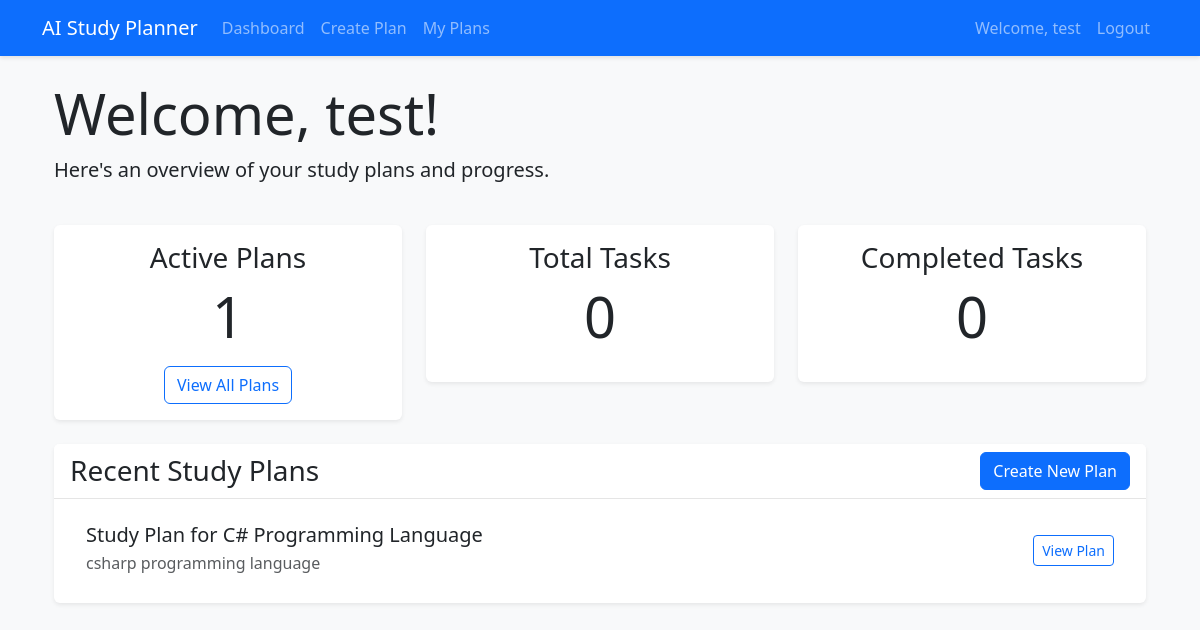
Page /dashboard (signed in) on the committed database.
### app/models/user.py (models this page shows, shortened)
class User(UserMixin, db.Model):
    id = db.Column(db.Integer, primary_key=True)
    username = db.Column(db.String(64), unique=True, nullable=False)
    email = db.Column(db.String(120), unique=True, nullable=False)
    password_hash = db.Column(db.String(128))
    study_plans = db.relationship('StudyPlan', backref='user', lazy=True)

### app/models/study_plan.py (models this page shows)
class StudyPlan(db.Model):
    id = db.Column(db.Integer, primary_key=True)
    title = db.Column(db.String(100), nullable=False)
    subject = db.Column(db.String(100), nullable=False)
    description = db.Column(db.Text)
    created_at = db.Column(db.DateTime, default=datetime.utcnow)
    user_id = db.Column(db.Integer, db.ForeignKey('user.id'), nullable=False)
    tasks = db.relationship('StudyTask', backref='study_plan', lazy=True)

### app/routes/main.py (the view)
@bp.route('/dashboard')
@login_required
def dashboard():
    return render_template('dashboard.html', user=current_user)

### app/models/user.py (called while the page is built)
@login_manager.user_loader
def load_user(id):
    return User.query.get(int(id))

### app/templates/dashboard.html (shortened to what this page needs)
{% extends "base.html" %}
{% block content %}
<div class="container">
    <div class="row mb-4">
        <div class="col-md-12">
            <h1 class="display-4">Welcome, {{ user.username }}!</h1>
            <p class="lead">Here's an overview of your study plans and progress.</p>
        </div>
    </div>
    <div class="row mb-4">
        <div class="col-md-4">
            <div class="card border-0 shadow-sm">
                <div class="card-body text-center">
                    <h3 class="card-title">Active Plans</h3>
                    <p class="display-4">{{ user.study_plans|length }}</p>
                    <a href="{{ url_for('study_planner.list_plans') }}" class="btn btn-outline-primary">View All Plans</a>
                </div>
            </div>
        </div>
        <div class="col-md-4">
            <div class="card border-0 shadow-sm">
                <div class="card-body text-center">
                    <h3 class="card-title">Total Tasks</h3>
                    <p class="display-4">
                    {% set total_tasks = 0 %}
                    {% for plan in user.study_plans %}
                        {% set total_tasks = total_tasks + plan.tasks|length %}
                    {% endfor %}
                    {{ total_tasks }}
                    </p>
                </div>
            </div>
        </div>
        <div class="col-md-4">
            <div class="card border-0 shadow-sm">
                <div class="card-body text-center">
                    <h3 class="card-title">Completed Tasks</h3>
                    <p class="display-4">
                    {% set completed_tasks = 0 %}
                    {% for plan in user.study_plans %}
                        {% for task in plan.tasks %}
                            {% if task.completed %}
                                {% set completed_tasks = completed_tasks + 1 %}
                            {% endif %}
                        {% endfor %}
                    {% endfor %}
                    {{ completed_tasks }}
                    </p>
                </div>
            </div>
        </div>
    </div>
    <div class="row">
        <div class="col-md-12">
            <div class="card border-0 shadow-sm">
                <div class="card-header bg-white">
                    <div class="d-flex justify-content-between align-items-center">
                        <h3 class="mb-0">Recent Study Plans</h3>
                        <a href="{{ url_for('study_planner.create_plan') }}" class="btn btn-primary">Create New Plan</a>
                    </div>
                </div>
                <div class="card-body">
                    {% if user.study_plans %}
                        <div class="list-group list-group-flush">
                        {% for plan in user.study_plans %}
                            <div class="list-group-item border-0">
                                <div class="d-flex w-100 justify-content-between align-items-center">
                                    <div>
                                        <h5 class="mb-1">{{ plan.title }}</h5>
                                        <p class="mb-1 text-muted">{{ plan.subject }}</p>
                                    </div>
                                    <div>
                                        <a href="{{ url_for('study_planner.view_plan', plan_id=plan.id) }}"
                                           class="btn btn-outline-primary btn-sm">View Plan</a>
                                    </div>
                                </div>
                            </div>
                        {% endfor %}
                        </div>
                    {% else %}
                        <div class="text-center py-5">
                            <h4>No study plans yet</h4>
                            <p class="text-muted">Create your first study plan to get started!</p>
                            <a href="{{ url_for('study_planner.create_plan') }}" class="btn btn-primary">Create New Plan</a>
                        </div>
                    {% endif %}
                </div>
            </div>
        </div>
    </div>
</div>
{% endblock %}

### app/templates/base.html (shortened to what this page needs)
<!DOCTYPE html>
<html lang="en">
<head>
    <link href="https://cdn.jsdelivr.net/npm/bootstrap@5.3.0/dist/css/bootstrap.min.css" rel="stylesheet">
    <link rel="stylesheet" href="{{ url_for('static', filename='css/style.css') }}">
</head>
<body>
    <nav class="navbar navbar-expand-lg navbar-dark bg-primary">
        <div class="container">
            <a class="navbar-brand" href="{{ url_for('main.index') }}">AI Study Planner</a>
            <div class="collapse navbar-collapse" id="navbarNav">
                <ul class="navbar-nav me-auto">
                    {% if current_user.is_authenticated %}
                    <li class="nav-item">
                        <a class="nav-link" href="{{ url_for('main.dashboard') }}">Dashboard</a>
                    </li>
                    <li class="nav-item">
                        <a class="nav-link" href="{{ url_for('study_planner.create_plan') }}">Create Plan</a>
                    </li>
                    <li class="nav-item">
                        <a class="nav-link" href="{{ url_for('study_planner.list_plans') }}">My Plans</a>
                    </li>
                    {% endif %}
                </ul>
                <ul class="navbar-nav">
                    {% if current_user.is_authenticated %}
                    <li class="nav-item">
                        <span class="nav-link">Welcome, {{ current_user.username }}</span>
                    </li>
                    <li class="nav-item">
                        <a class="nav-link" href="{{ url_for('auth.logout') }}">Logout</a>
                    </li>
                    {% endif %}
                </ul>
            </div>
        </div>
    </nav>
    <div class="container mt-4">
        {% block content %}{% endblock %}
    </div>
</body>
</html>

### app/static/css/style.css (style rules this page uses)
body { background-color: #f8f9fa; }
.card { box-shadow: 0 2px 4px rgba(0,0,0,0.1); border: none; }
.card-header { background-color: #fff; border-bottom: 1px solid rgba(0,0,0,0.1); }
.navbar { box-shadow: 0 2px 4px rgba(0,0,0,0.1); }
.list-group-item { border-left: none; border-right: none; }
.list-group-item:first-child { border-top: none; }
.list-group-item:last-child { border-bottom: none; }

### rows in the picture
User: username "test"
StudyPlan: title "Study Plan for C# Programming Language", subject "csharp programming language"

### other values in the picture
{{ user.study_plans|length }} "1"
{{ total_tasks }} "0"
{{ completed_tasks }} "0"
